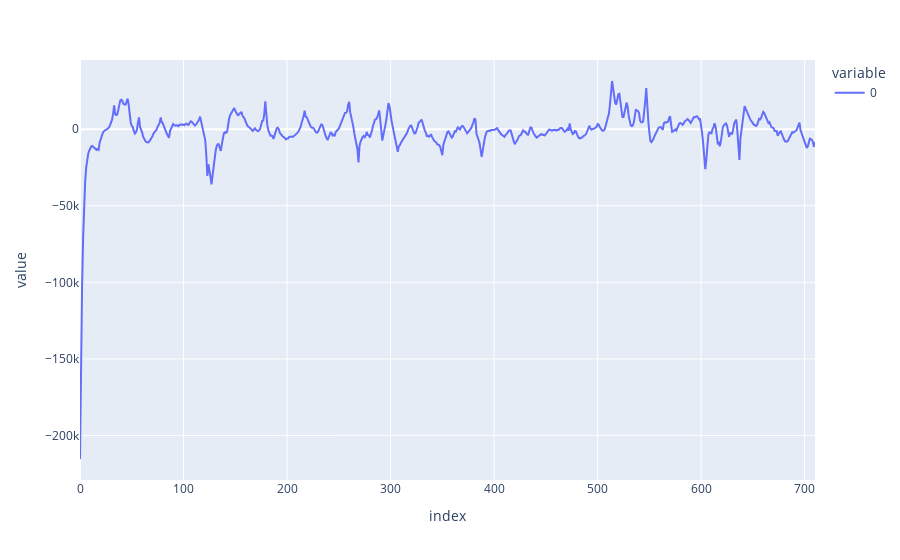

Notebook cell for this chart:
### Code cell
from pykalman import KalmanFilter

kf = KalmanFilter(initial_state_mean=0, n_dim_obs=1)
kf = kf.em(model_fit.resid, n_iter=10)
(smoothed_state_means, smoothed_state_covariances) = kf.smooth(model_fit.resid)
px.line(smoothed_state_means)

### Figure 1 — Plotly figure (JSON) as saved in the notebook; plotly's stock layout.template omitted (floating-point values rounded to 4 significant figures; data arrays with more than 128 entries replaced by an {"elided": "..."} marker saying what was removed)
{"data": [{"hovertemplate": "variable=0<br>index=%{x}<br>value=%{y}<extra></extra>", "legendgroup": "0", "line": {"color": "#636efa", "dash": "solid"}, "marker": {"symbol": "circle"}, "mode": "lines", "name": "0", "orientation": "v", "showlegend": true, "type": "scatter", "x": {"elided": "711 int values"}, "xaxis": "x", "y": {"elided": "711 float values"}, "yaxis": "y"}], "layout": {"legend": {"title": {"text": "variable"}, "tracegroupgap": 0}, "margin": {"t": 60}, "xaxis": {"anchor": "y", "domain": [0, 1], "title": {"text": "index"}}, "yaxis": {"anchor": "x", "domain": [0, 1], "title": {"text": "value"}}}}
